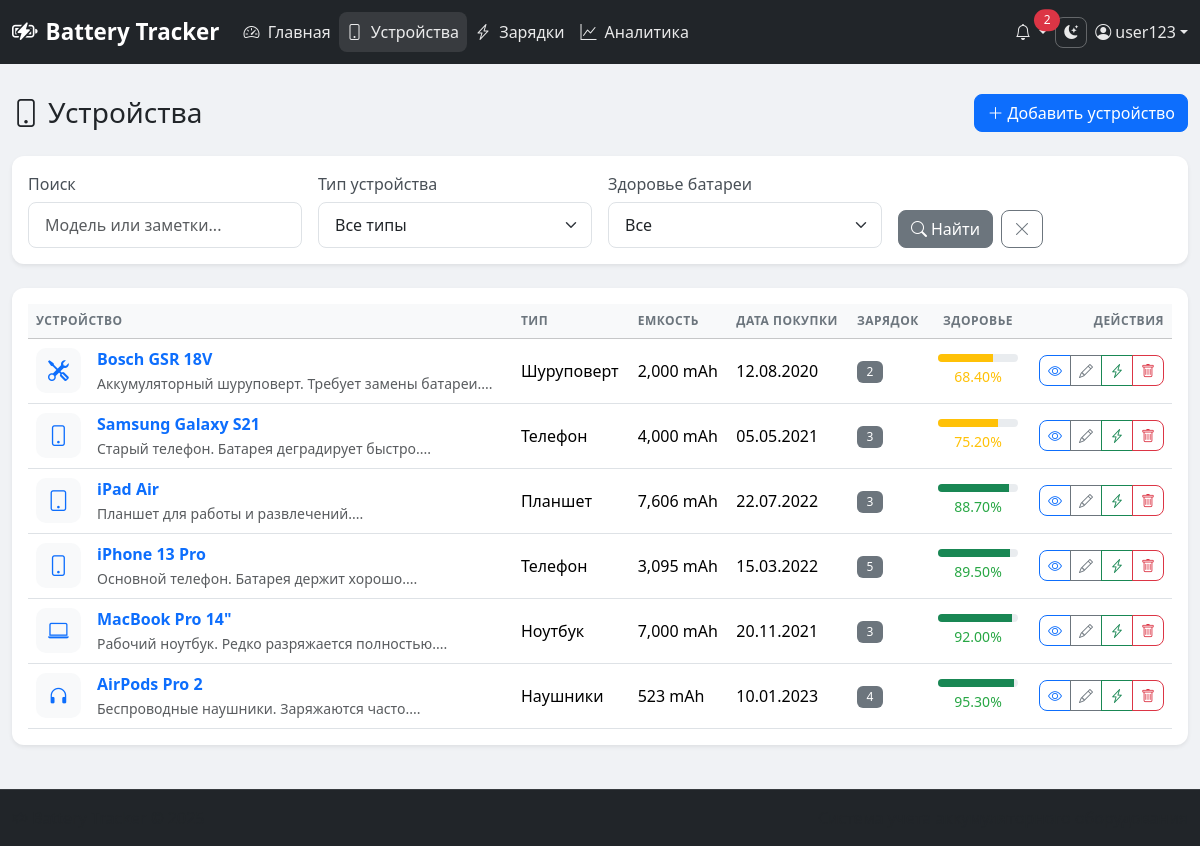
The app's page /devices.php (signed in) with its own data.
### tables this page shows
CREATE TABLE IF NOT EXISTS users (
    id INT AUTO_INCREMENT PRIMARY KEY,
    username VARCHAR(100) NOT NULL UNIQUE,
    password VARCHAR(255) NOT NULL,
    email VARCHAR(150),
    created_at TIMESTAMP DEFAULT CURRENT_TIMESTAMP
);

CREATE TABLE IF NOT EXISTS devices (
    id INT AUTO_INCREMENT PRIMARY KEY,
    user_id INT DEFAULT 1,
    type ENUM('phone', 'laptop', 'screwdriver', 'headphones', 'tablet', 'other') NOT NULL,
    model VARCHAR(150) NOT NULL,
    battery_capacity INT NOT NULL,
    purchase_date DATE NOT NULL,
    battery_health DECIMAL(5,2) DEFAULT 100.00,
    notes TEXT,
    created_at TIMESTAMP DEFAULT CURRENT_TIMESTAMP,
    updated_at TIMESTAMP DEFAULT CURRENT_TIMESTAMP ON UPDATE CURRENT_TIMESTAMP,
    FOREIGN KEY (user_id) REFERENCES users(id) ON DELETE SET NULL
);

### config/auth.php (called while the page is built, shortened)
<?php
function isLoggedIn() {
    return isset($_SESSION['user_id']);
}
function currentUser() {
    return db()->fetchOne("SELECT id, username, email, created_at FROM users WHERE id = ?", [$_SESSION['user_id']]);
}
function getTheme() {
    return $_SESSION['theme'] ?? 'light';
}

### config/database.php (called while the page is built, shortened)
<?php
class Database {
    private static $instance = null;
    private $connection;
    private function __construct() {
        try {
            $dsn = "mysql:host=" . DB_HOST . ";dbname=" . DB_NAME . ";charset=" . DB_CHARSET;
            $options = [
                PDO::ATTR_ERRMODE => PDO::ERRMODE_EXCEPTION,
                PDO::ATTR_DEFAULT_FETCH_MODE => PDO::FETCH_ASSOC,
                PDO::ATTR_EMULATE_PREPARES => false,
            ];
            $this->connection = new PDO($dsn, DB_USER, DB_PASS, $options);
        } catch (PDOException $e) {
            die("Ошибка подключения к базе данных: " . $e->getMessage());
        }
    }
    public static function getInstance() {
        if (self::$instance === null) {
            self::$instance = new self();
        }
        return self::$instance;
    }
    public function query($sql, $params = []) {
        $stmt = $this->connection->prepare($sql);
        $stmt->execute($params);
        return $stmt;
    }
    public function fetchAll($sql, $params = []) {
        return $this->query($sql, $params)->fetchAll();
    }
    public function fetchOne($sql, $params = []) {
        return $this->query($sql, $params)->fetch();
    }
}
function db() {
    return Database::getInstance();
}
function sanitize($data) {
    return htmlspecialchars(trim($data), ENT_QUOTES, 'UTF-8');
}
function formatDate($date, $format = 'd.m.Y') {
    return date($format, strtotime($date));
}
function getHealthClass($health) {
    if ($health >= 80) return 'health-good';
    if ($health >= 50) return 'health-warning';
    return 'health-danger';
}
function getHealthBadgeClass($health) {
    if ($health >= 80) return 'bg-success';
    if ($health >= 50) return 'bg-warning';
    return 'bg-danger';
}
function getDeviceTypeLabel($type) {
    $types = [
        'phone' => 'Телефон',
        'laptop' => 'Ноутбук',
        'screwdriver' => 'Шуруповерт',
        'headphones' => 'Наушники',
        'tablet' => 'Планшет',
        'other' => 'Другое'
    ];
    return $types[$type] ?? $type;
}
function getDeviceTypeIcon($type) {
    $icons = [
        'phone' => 'bi-phone',
        'laptop' => 'bi-laptop',
        'screwdriver' => 'bi-tools',
        'headphones' => 'bi-headphones',
        'tablet' => 'bi-tablet',
        'other' => 'bi-device-hdd'
    ];
    return $icons[$type] ?? 'bi-device-hdd';
}

### devices.php (the view, shortened to what this page needs)
<?php
require_once 'includes/header.php';
$search = $_GET['search'] ?? '';
$where = [];
$params = [];
$whereClause = count($where) > 0 ? 'WHERE ' . implode(' AND ', $where) : '';
$devices = db()->fetchAll(
    "SELECT d.*,
            (SELECT COUNT(*) FROM charge_cycles WHERE device_id = d.id) as charge_count
     FROM devices d
     $whereClause
     ORDER BY d.battery_health ASC",
    $params
);
?>
<div class="d-flex justify-content-between align-items-center mb-4">
    <h1 class="h3 mb-0">
        <i class="bi bi-phone me-2"></i>Устройства
    </h1>
    <a href="device_form.php" class="btn btn-primary">
        <i class="bi bi-plus-lg me-1"></i>Добавить устройство
    </a>
</div>
<div class="card border-0 shadow-sm mb-4">
    <div class="card-body">
        <form method="GET" class="row g-3">
            <div class="col-md-3">
                <label class="form-label">Поиск</label>
                <input type="text" name="search" class="form-control" placeholder="Модель или заметки..."
                       value="<?= sanitize($search) ?>">
            </div>
            <div class="col-md-3">
                <label class="form-label">Тип устройства</label>
                <select name="filter_type" class="form-select">
                    <option value="">Все типы</option>
                </select>
            </div>
            <div class="col-md-3">
                <label class="form-label">Здоровье батареи</label>
                <select name="filter_health" class="form-select">
                    <option value="">Все</option>
                </select>
            </div>
            <div class="col-md-3 d-flex align-items-end">
                <button type="submit" class="btn btn-secondary me-2">
                    <i class="bi bi-search me-1"></i>Найти
                </button>
                <a href="devices.php" class="btn btn-outline-secondary">
                    <i class="bi bi-x-lg"></i>
                </a>
            </div>
        </form>
    </div>
</div>
<div class="card border-0 shadow-sm">
    <div class="card-body">
        <?php if (count($devices) > 0): ?>
        <div class="table-responsive">
            <table class="table table-hover align-middle mb-0">
                <thead class="table-light">
                    <tr>
                        <th>Устройство</th>
                        <th>Тип</th>
                        <th>Емкость</th>
                        <th>Дата покупки</th>
                        <th>Зарядок</th>
                        <th class="text-center">Здоровье</th>
                        <th class="text-end">Действия</th>
                    </tr>
                </thead>
                <tbody>
                    <?php foreach ($devices as $device): ?>
                    <tr>
                        <td>
                            <div class="d-flex align-items-center">
                                <div class="device-icon me-3">
                                    <i class="bi <?= getDeviceTypeIcon($device['type']) ?>"></i>
                                </div>
                                <div>
                                    <a href="device_view.php?id=<?= $device['id'] ?>" class="fw-bold text-decoration-none">
                                        <?= sanitize($device['model']) ?>
                                    </a>
                                    <?php if (!empty($device['notes'])): ?>
                                    <br><small class="text-muted"><?= sanitize(mb_substr($device['notes'], 0, 50)) ?>...</small>
                                    <?php endif; ?>
                                </div>
                            </div>
                        </td>
                        <td><?= getDeviceTypeLabel($device['type']) ?></td>
                        <td><?= number_format($device['battery_capacity']) ?> mAh</td>
                        <td><?= formatDate($device['purchase_date']) ?></td>
                        <td>
                            <span class="badge bg-secondary"><?= $device['charge_count'] ?></span>
                        </td>
                        <td class="text-center">
                            <div class="health-indicator">
                                <div class="progress" style="height: 8px; width: 80px;">
                                    <div class="progress-bar <?= getHealthBadgeClass($device['battery_health']) ?>"
                                         style="width: <?= $device['battery_health'] ?>%"></div>
                                </div>
                                <small class="<?= getHealthClass($device['battery_health']) ?>">
                                    <?= $device['battery_health'] ?>%
                                </small>
                            </div>
                        </td>
                        <td class="text-end">
                            <div class="btn-group">
                                <a href="device_view.php?id=<?= $device['id'] ?>" class="btn btn-sm btn-outline-primary" title="Просмотр">
                                    <i class="bi bi-eye"></i>
                                </a>
                                <a href="device_form.php?id=<?= $device['id'] ?>" class="btn btn-sm btn-outline-secondary" title="Редактировать">
                                    <i class="bi bi-pencil"></i>
                                </a>
                                <a href="charge_form.php?device_id=<?= $device['id'] ?>" class="btn btn-sm btn-outline-success" title="Добавить зарядку">
                                    <i class="bi bi-lightning-charge"></i>
                                </a>
                                <button type="button" class="btn btn-sm btn-outline-danger"
                                        onclick="deleteDevice(<?= $device['id'] ?>, '<?= sanitize($device['model']) ?>')" title="Удалить">
                                    <i class="bi bi-trash"></i>
                                </button>
                            </div>
                        </td>
                    </tr>
                    <?php endforeach; ?>
                </tbody>
            </table>
        </div>
        <?php endif; ?>
    </div>
</div>
<?php require_once 'includes/footer.php'; ?>

### includes/header.php (shortened to what this page needs)
<?php
require_once __DIR__ . '/../config/database.php';
require_once __DIR__ . '/../config/auth.php';
$lowHealthDevices = db()->fetchAll(
    "SELECT * FROM devices WHERE battery_health < 80 ORDER BY battery_health ASC"
);
$currentUser = currentUser();
?>
<!DOCTYPE html>
<html lang="ru" data-theme="<?= getTheme() ?>">
<head>
    <link href="https://cdn.jsdelivr.net/npm/bootstrap@5.3.2/dist/css/bootstrap.min.css" rel="stylesheet">
    <link href="https://cdn.jsdelivr.net/npm/bootstrap-icons@1.11.1/font/bootstrap-icons.css" rel="stylesheet">
    <link href="assets/css/style.css" rel="stylesheet">
</head>
<body>
    <nav class="navbar navbar-expand-lg navbar-dark bg-dark fixed-top">
        <div class="container-fluid">
            <a class="navbar-brand d-flex align-items-center" href="index.php">
                <i class="bi bi-battery-charging me-2"></i>
                <span>Battery Tracker</span>
            </a>
            <div class="collapse navbar-collapse" id="navbarNav">
                <ul class="navbar-nav me-auto">
                    <li class="nav-item">
                        <a class="nav-link <?= basename($_SERVER['PHP_SELF']) == 'index.php' ? 'active' : '' ?>" href="index.php">
                            <i class="bi bi-speedometer2 me-1"></i> Главная
                        </a>
                    </li>
                    <li class="nav-item">
                        <a class="nav-link <?= basename($_SERVER['PHP_SELF']) == 'devices.php' ? 'active' : '' ?>" href="devices.php">
                            <i class="bi bi-phone me-1"></i> Устройства
                        </a>
                    </li>
                    <li class="nav-item">
                        <a class="nav-link <?= basename($_SERVER['PHP_SELF']) == 'charges.php' ? 'active' : '' ?>" href="charges.php">
                            <i class="bi bi-lightning-charge me-1"></i> Зарядки
                        </a>
                    </li>
                    <li class="nav-item">
                        <a class="nav-link <?= basename($_SERVER['PHP_SELF']) == 'analytics.php' ? 'active' : '' ?>" href="analytics.php">
                            <i class="bi bi-graph-up me-1"></i> Аналитика
                        </a>
                    </li>
                </ul>
                <div class="d-flex align-items-center gap-2">
                    <div class="nav-item dropdown">
                        <a class="nav-link dropdown-toggle position-relative" href="#" id="notificationsDropdown" role="button" data-bs-toggle="dropdown">
                            <i class="bi bi-bell"></i>
                            <?php if (count($lowHealthDevices) > 0): ?>
                            <span class="position-absolute top-0 start-100 translate-middle badge rounded-pill bg-danger">
                                <?= count($lowHealthDevices) ?>
                            </span>
                            <?php endif; ?>
                        </a>
                    </div>
                    <button class="btn btn-sm btn-outline-light" onclick="toggleTheme()" title="Сменить тему" id="themeToggle">
                        <i class="bi bi-moon-stars-fill"></i>
                    </button>
                    <div class="nav-item dropdown">
                        <a class="nav-link dropdown-toggle d-flex align-items-center" href="#" id="userDropdown" role="button" data-bs-toggle="dropdown">
                            <i class="bi bi-person-circle me-1"></i>
                            <span><?= sanitize($currentUser['username']) ?></span>
                        </a>
                    </div>
                </div>
            </div>
        </div>
    </nav>
    <main class="main-content">
        <div class="container-fluid py-4">

### assets/css/style.css (style rules this page uses)
:root { --primary-color: #0d6efd; --success-color: #28a745; --warning-color: #ffc107; --danger-color: #dc3545; --dark-color: #212529; --light-bg: #f8f9fa; --border-radius: 12px; --box-shadow: 0 0.125rem 0.25rem rgba(0, 0, 0, 0.075); --box-shadow-lg: 0 0.5rem 1rem rgba(0, 0, 0, 0.15); }
body { font-family: 'Segoe UI', Tahoma, Geneva, Verdana, sans-serif; background-color: #f0f2f5; min-height: 100vh; display: flex; flex-direction: column; }
.main-content { margin-top: 70px; flex: 1; padding-bottom: 20px; }
.navbar-brand { font-weight: 700; font-size: 1.4rem; }
.navbar-brand i { font-size: 1.6rem; }
.nav-link { font-weight: 500; transition: all 0.2s ease; }
.nav-link.active { background: rgba(255, 255, 255, 0.1); border-radius: 8px; }
.card { border-radius: var(--border-radius); transition: transform 0.2s ease, box-shadow 0.2s ease; }
.health-good { color: var(--success-color) !important; }
.health-warning { color: var(--warning-color) !important; }
.device-icon { width: 45px; height: 45px; background: var(--light-bg); border-radius: 10px; display: flex; align-items: center; justify-content: center; font-size: 1.3rem; color: var(--primary-color); }
.health-indicator { display: flex; flex-direction: column; align-items: center; gap: 4px; }
.health-indicator .progress { border-radius: 4px; }
.table { margin-bottom: 0; }
.table th { font-weight: 600; text-transform: uppercase; font-size: 0.75rem; letter-spacing: 0.5px; color: #6c757d; }
.table td { vertical-align: middle; }
.btn { border-radius: 8px; font-weight: 500; transition: all 0.2s ease; }
.btn-group .btn { border-radius: 0; }
.btn-group .btn:first-child { border-radius: 8px 0 0 8px; }
.btn-group .btn:last-child { border-radius: 0 8px 8px 0; }
.form-control, .form-select { border-radius: 8px; border: 1px solid #dee2e6; padding: 0.6rem 1rem; }
.form-label { font-weight: 500; color: #495057; margin-bottom: 0.4rem; }
.badge { font-weight: 500; padding: 0.4em 0.8em; border-radius: 6px; }
.progress { background-color: #e9ecef; border-radius: 6px; overflow: hidden; }
.progress-bar { transition: width 0.3s ease; }
.table tbody tr { transition: background-color 0.2s ease; }
.btn-outline-light { color: rgba(255, 255, 255, 0.9) !important; border-color: rgba(255, 255, 255, 0.3); }
.navbar-dark .nav-link { color: rgba(255, 255, 255, 0.9) !important; }
.navbar-dark .dropdown-toggle { color: rgba(255, 255, 255, 0.9) !important; }

### records on screen
users: username "user123"
devices: model "Bosch GSR 18V", notes "Аккумуляторный шуруповерт. Требует замены батареи.", type "Шуруповерт", battery_capacity "2,000", purchase_date "12.08.2020", charge_count "2", battery_health "68.40"
devices: model "Samsung Galaxy S21", notes "Старый телефон. Батарея деградирует быстро.", type "Телефон", battery_capacity "4,000", purchase_date "05.05.2021", charge_count "3", battery_health "75.20"
devices: model "iPad Air", notes "Планшет для работы и развлечений.", type "Планшет", battery_capacity "7,606", purchase_date "22.07.2022", charge_count "3", battery_health "88.70"
devices: model "iPhone 13 Pro", notes "Основной телефон. Батарея держит хорошо.", type "Телефон", battery_capacity "3,095", purchase_date "15.03.2022", charge_count "5", battery_health "89.50"
devices: model "MacBook Pro 14\"", notes "Рабочий ноутбук. Редко разряжается полностью.", type "Ноутбук", battery_capacity "7,000", purchase_date "20.11.2021", charge_count "3", battery_health "92.00"
devices: model "AirPods Pro 2", notes "Беспроводные наушники. Заряжаются часто.", type "Наушники", battery_capacity "523", purchase_date "10.01.2023", charge_count "4", battery_health "95.30"

### other values on screen
count($lowHealthDevices) "2"
